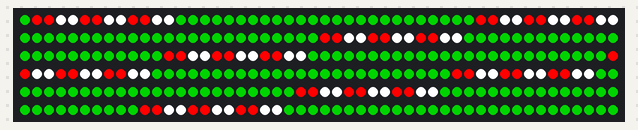
The sketch below on a simulated Arduino Uno, built with avr-gcc and run on an emulated ATmega328P. Parts: 300 RGB LEDs in strip order, left to right, continuing on the next row.

Above: at 2.19 s.
At 6.55 s:
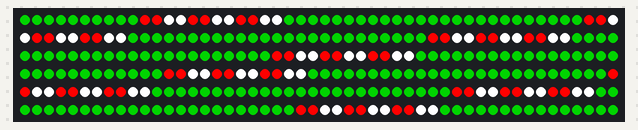
At 11.52 s:
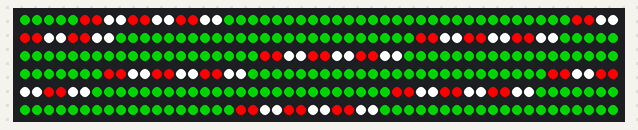
At 20.86 s:
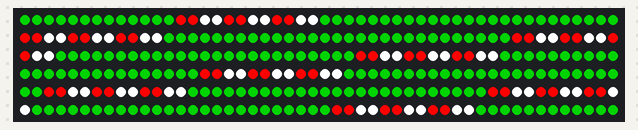
At 30.19 s:
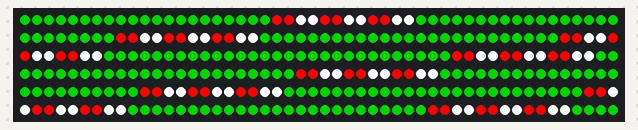
At 39.84 s:
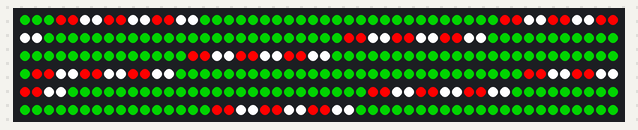

The sketch:

SleighskidSTBD_Green.ino
```cpp
// Use if you want to force the software SPI subsystem to be used for some reason (generally, you don't)
// #define FASTLED_FORCE_SOFTWARE_SPI
// Use if you want to force non-accelerated pin access (hint: you really don't, it breaks lots of things)
// #define FASTLED_FORCE_SOFTWARE_SPI
// #define FASTLED_FORCE_SOFTWARE_PINS
#include <FastLED.h>

///////////////////////////////////////////////////////////////////////////////////////////
//
// Move a white dot along the strip of leds.  This program simply shows how to configure the leds,
// and then how to turn a single pixel white and then off, moving down the line of pixels.
//

// How many leds are in the strip?
#define NUM_LEDS 300

#define DATA_PIN 5
#define CLOCK_PIN 13

CRGB leds[NUM_LEDS];

//CRGB stripe[] = {CRGB(0,0,0),CRGB(20,0,0),CRGB(50,0,0),CRGB(100,0,0), CRGB(150,0,0), CRGB(200,0,0), CRGB(255,0,0), CRGB::White};
CRGB stripe[] = {CRGB::Red, CRGB::Red,CRGB::White, CRGB::White,CRGB::Red, CRGB::Red,CRGB::White, CRGB::White,CRGB::Red, CRGB::Red,CRGB::White, CRGB::White};

int stripeSize = sizeof(stripe)/sizeof(stripe[0]);

int numStripes = 8;
int delayNum = 15;
CRGB background = CRGB::Green;

// This function sets up the ledsand tells the controller about them
void setup() {
	// sanity check delay - allows reprogramming if accidently blowing power w/leds
   	delay(2000);

    // Uncomment/edit one of the following lines for your leds arrangement.
    // ## Clockless types ##
    // FastLED.addLeds<NEOPIXEL, DATA_PIN>(leds, NUM_LEDS);  // GRB ordering is assumed
    // FastLED.addLeds<SM16703, DATA_PIN, RGB>(leds, NUM_LEDS);
    // FastLED.addLeds<TM1829, DATA_PIN, RGB>(leds, NUM_LEDS);
    // FastLED.addLeds<TM1812, DATA_PIN, RGB>(leds, NUM_LEDS);
    // FastLED.addLeds<TM1809, DATA_PIN, RGB>(leds, NUM_LEDS);
    // FastLED.addLeds<TM1804, DATA_PIN, RGB>(leds, NUM_LEDS);
    // FastLED.addLeds<TM1803, DATA_PIN, RGB>(leds, NUM_LEDS);
    // FastLED.addLeds<UCS1903, DATA_PIN, RGB>(leds, NUM_LEDS);
    // FastLED.addLeds<UCS1903B, DATA_PIN, RGB>(leds, NUM_LEDS);
    // FastLED.addLeds<UCS1904, DATA_PIN, RGB>(leds, NUM_LEDS);
    // FastLED.addLeds<UCS2903, DATA_PIN, RGB>(leds, NUM_LEDS);
     FastLED.addLeds<WS2812, DATA_PIN, GRB>(leds, NUM_LEDS);  // GRB ordering is typical
    // FastLED.addLeds<WS2852, DATA_PIN, RGB>(leds, NUM_LEDS);  // GRB ordering is typical
    // FastLED.addLeds<WS2812B, DATA_PIN, RGB>(leds, NUM_LEDS);  // GRB ordering is typical
    // FastLED.addLeds<GS1903, DATA_PIN, RGB>(leds, NUM_LEDS);
    // FastLED.addLeds<SK6812, DATA_PIN, RGB>(leds, NUM_LEDS);  // GRB ordering is typical
    // FastLED.addLeds<SK6822, DATA_PIN, RGB>(leds, NUM_LEDS);
    // FastLED.addLeds<APA106, DATA_PIN, RGB>(leds, NUM_LEDS);
    // FastLED.addLeds<PL9823, DATA_PIN, RGB>(leds, NUM_LEDS);
    // FastLED.addLeds<SK6822, DATA_PIN, RGB>(leds, NUM_LEDS);
    // FastLED.addLeds<WS2811, DATA_PIN, RGB>(leds, NUM_LEDS);
    // FastLED.addLeds<WS2813, DATA_PIN, RGB>(leds, NUM_LEDS);
    // FastLED.addLeds<APA104, DATA_PIN, RGB>(leds, NUM_LEDS);
    // FastLED.addLeds<WS2811_400, DATA_PIN, RGB>(leds, NUM_LEDS);
    // FastLED.addLeds<GE8822, DATA_PIN, RGB>(leds, NUM_LEDS);
    // FastLED.addLeds<GW6205, DATA_PIN, RGB>(leds, NUM_LEDS);
    // FastLED.addLeds<GW6205_400, DATA_PIN, RGB>(leds, NUM_LEDS);
    // FastLED.addLeds<LPD1886, DATA_PIN, RGB>(leds, NUM_LEDS);
    // FastLED.addLeds<LPD1886_8BIT, DATA_PIN, RGB>(leds, NUM_LEDS);
    // ## Clocked (SPI) types ##
    // FastLED.addLeds<LPD6803, DATA_PIN, CLOCK_PIN, RGB>(leds, NUM_LEDS);  // GRB ordering is typical
    // FastLED.addLeds<LPD8806, DATA_PIN, CLOCK_PIN, RGB>(leds, NUM_LEDS);  // GRB ordering is typical
    // FastLED.addLeds<WS2801, DATA_PIN, CLOCK_PIN, RGB>(leds, NUM_LEDS);
    // FastLED.addLeds<WS2803, DATA_PIN, CLOCK_PIN, RGB>(leds, NUM_LEDS);
    // FastLED.addLeds<SM16716, DATA_PIN, CLOCK_PIN, RGB>(leds, NUM_LEDS);
    // FastLED.addLeds<P9813, DATA_PIN, CLOCK_PIN, RGB>(leds, NUM_LEDS);  // BGR ordering is typical
    // FastLED.addLeds<DOTSTAR, DATA_PIN, CLOCK_PIN, RGB>(leds, NUM_LEDS);  // BGR ordering is typical
    // FastLED.addLeds<APA102, DATA_PIN, CLOCK_PIN, RGB>(leds, NUM_LEDS);  // BGR ordering is typical
    // FastLED.addLeds<SK9822, DATA_PIN, CLOCK_PIN, RGB>(leds, NUM_LEDS);  // BGR ordering is typical
    setAll(background);
    start();
}

// This function runs over and over, and is where you do the magic to light
// your leds.
/*void loop() {
   // Move a single white led
   for(int i = 0; i < NUM_LEDS; i = i + 1) {
      // Turn our current led on to white, then show the leds
      // leds[whiteLed] = CRGB::White;
      for(int j = i; j < i + 3; j = j + 1){
        leds[i + j] = stripe[j];
      }

      // Show the leds (only one of which is set to white, from above)
      FastLED.show();

      // Wait a little bit
      delay(1);

      // Turn our current led back to black for the next loop around
      leds[i] = CRGB::Black;
   }
}*/


/*int i = 0;
void loop(){
  if(i >= NUM_LEDS-(stripeSize-1)){
    i = 0;
    for(int j = 1; j < stripeSize; ++j){
      leds[NUM_LEDS-j] = background;
    }
    //leds[NUM_LEDS-1] = CRGB::Black;
    //leds[NUM_LEDS-2] = CRGB::Black;
  }

  for(int j = 0; j < stripeSize; ++j){
    leds[i + j] = stripe[j];
  }
  FastLED.show();

      // Wait a little bit
  delay(10);

      // Turn our current led back to black for the next loop around
  leds[i] = background;
  ++i;
}*/

void loop(){
  CRGB last = leds[NUM_LEDS-1];
  for(int i = NUM_LEDS-1; i > 0; i -= 1){
      leds[i] = leds[i-1];
  }
  leds[0] = last;
  FastLED.show();
  delay(delayNum);
}

void setAll(CRGB color){
  for(int j = 0; j < NUM_LEDS; ++j){
    leds[j] = color;
  }
  FastLED.show();
}

void start(){
  for(int j = 0; j < numStripes; ++j){
    for(int k = 0; k < stripeSize; ++k){
      leds[((NUM_LEDS/numStripes)*j)+k] = stripe[k];
    }
  }
  FastLED.show();
}
```
